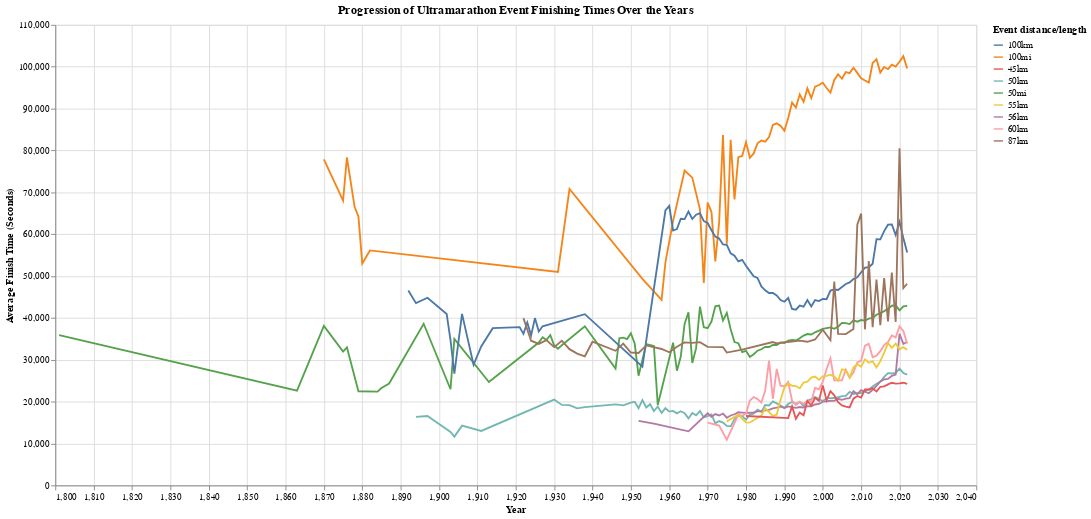

Source (notebook cell):
### Markdown cell above
### Q3 - Have average finish times for ultra-marathons improved significantly over the decades?

- To answer this question, we used our ultramarathon track events dataset, containing tens of thousands of different athletes competing in a wice variety of different ultramarathon events.

    1. From our results in our line plot, we do see that there is a slight decrease in performance (the times got higher). However, this definitiely does not allow us to say that performance has data in the earlier years of the data. In contrast to the data, we believe that with a increease in better training standards and sports technologies, people are aactually in fact running these events faster than previously before.

### Code cell
# Group by Year and Event to get average time per event per year
um_avg_finishes = um_results_mc.groupby(["Year of event", "Event distance/length"], as_index=False)["Athlete performance"].mean().reset_index()

# Create the line chart
line_chart = alt.Chart(um_avg_finishes).mark_line().encode(
    x=alt.X("Year of event", title="Year", axis=alt.Axis(labelAngle=0)),  # Keep years readable
    y=alt.Y("Athlete performance:Q", title="Average Finish Time (Seconds)"),
    color="Event distance/length:N",  # Different colors for each event
    tooltip=["Year of event", "Event distance/length", "Athlete performance"]
).properties(
    title="Progression of Ultramarathon Event Finishing Times Over the Years",
    width=1000,
    height=500
)
line_chart

### Figure 1 — Vega-Lite specification as saved in the notebook (floating-point values rounded to 4 significant figures; data arrays with more than 128 entries replaced by an {"elided": "..."} marker saying what was removed)
{"config": {"view": {"continuousWidth": 300, "continuousHeight": 300}}, "data": {"name": "data-1728e440e8f6db2be8324b0a69f11e02"}, "mark": {"type": "line"}, "encoding": {"color": {"field": "Event distance/length", "type": "nominal"}, "tooltip": [{"field": "Year of event", "type": "quantitative"}, {"field": "Event distance/length", "type": "nominal"}, {"field": "Athlete performance", "type": "quantitative"}], "x": {"axis": {"labelAngle": 0}, "field": "Year of event", "title": "Year", "type": "quantitative"}, "y": {"field": "Athlete performance", "title": "Average Finish Time (Seconds)", "type": "quantitative"}}, "height": 500, "title": "Progression of Ultramarathon Event Finishing Times Over the Years", "width": 1000, "$schema": "https://vega.github.io/schema/vega-lite/v5.20.1.json", "datasets": {"data-1728e440e8f6db2be8324b0a69f11e02": {"elided": "563 records"}}}
